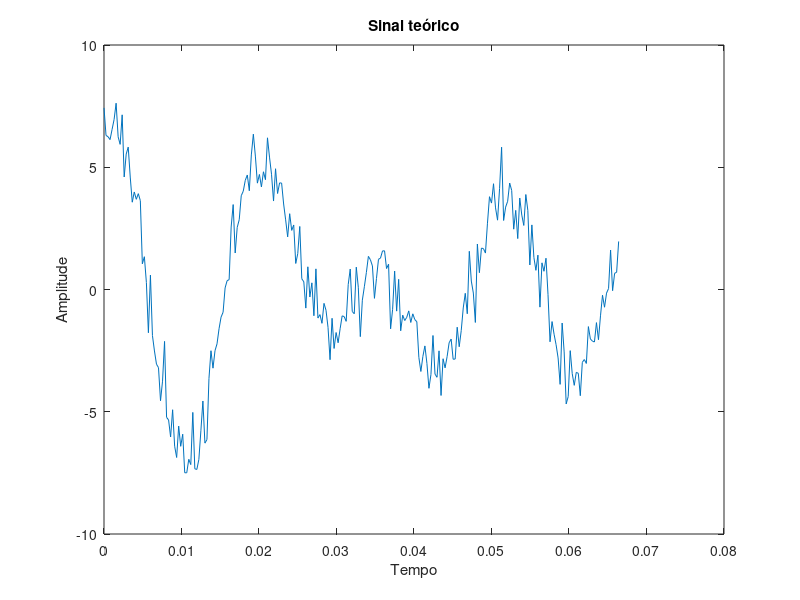
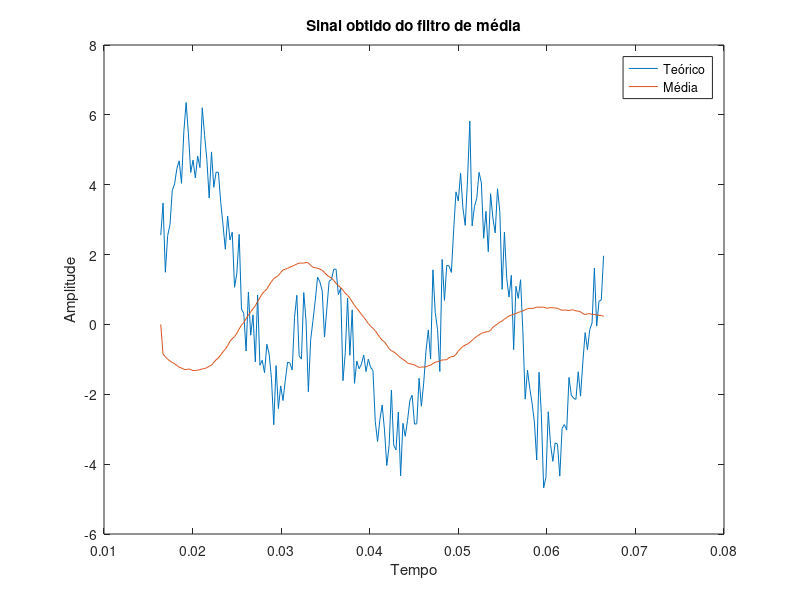
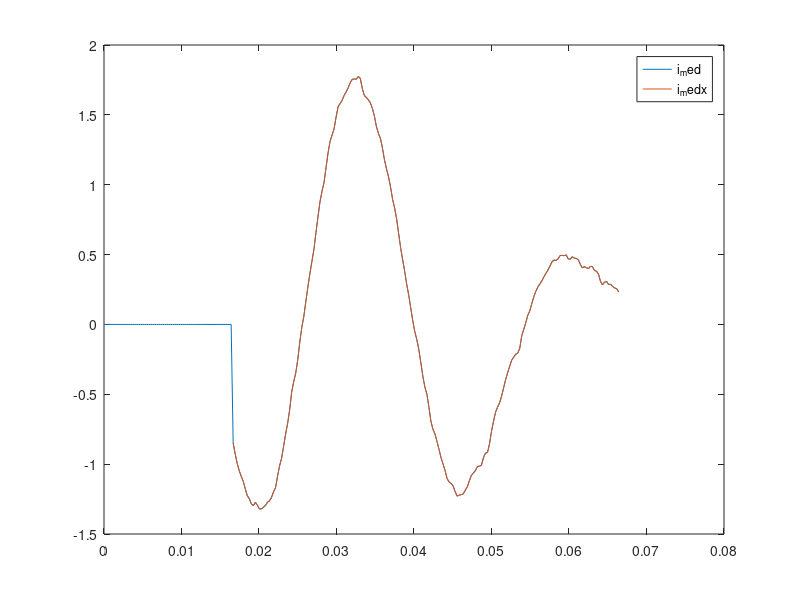

MATLAB code for these plots, in order: (Note: this script raises an error after producing the figures.)
clear all
close all
clc

%      Exemplo de sinal teórico para aplicação da análise Prony:
%
% o sinal é composto por uma componente de frequência fundamental, uma com-
% ponente CC de decaimento exponencial e duas componentes de frequência
% sub-síncronas. O sinal é adicionado de ruído com distribuição uniforma
% com média 0 e desvio padrão de 1% da freq. fundamental e 2 - 20
% harmônicos com 5% de THD

N = 64;
f = 60;
fs = N*f;
w1 = 2*pi*f;

t = 0:1/fs:4/f-1/fs;

A1      = 3;
B_DDOC  = 0.23;
B_SSFC1 = 4.4;
B_SSFC2 = 8;

teta1      = -47*pi/180;
teta_SSFC1 = 142*pi/180;
teta_SSFC2 = -17*pi/180;

f_SSFC1 = 30;
f_SSFC2 = 42;

tau_0 = -0.04;
tau_SSFC1 = -0.024;
tau_SSFC2 = -0.02;

std_f1 = 0.01*60; % Desvio padrão de 1% de 60 Hz

comp_fund  = A1*cos(w1*t + teta1);

comp_DDOC  = B_DDOC*exp(t/tau_0);

comp_SSFC1 = B_SSFC1.*exp(t/tau_SSFC1).*cos(2*pi*f_SSFC1*t + teta_SSFC1);

comp_SSFC2 = B_SSFC2.*exp(t/tau_SSFC2).*cos(2*pi*f_SSFC2*t + teta_SSFC2);

noise = sqrt(std_f1)*randn(size(t));

i = comp_fund + comp_DDOC + comp_SSFC1 + comp_SSFC2 + noise;

% Harmônicas de 2ª até 20ª componentes com THD de 5%
for k = 2:20
    i = i + 0.034*cos(k*w1*t);
end

figure(1)
plot(t,i)
title('Sinal teórico')
xlabel('Tempo')
ylabel('Amplitude')


% Passando o filtro de média e descartando já o primeiro ciclo após a falta

i_med = zeros(1,length(t));

for n = N+1:length(t)
    for k = 1:N
        i_med(n) = i_med(n) + i(n-k);
    end
    i_med(n) = (1/N)*i_med(n) + (i(n)+i(n-N+1))/(2*N);
end

figure(2)
plot(t(N:length(t)),i(N:length(t)),t(N:length(t)),i_med(N:length(t)))
title('Sinal obtido do filtro de média')
xlabel('Tempo')
ylabel('Amplitude')
legend('Teórico','Média')


ini = N+1;
fim = length(t);
tx  = t(ini:fim)-t(ini);

i_medx = i_med(ini:fim);

figure(3)
plot(t,i_med,tx+(N)/fs,i_medx),legend('i_med','i_medx')


% [xData, yData] = prepareCurveData( tx, i_medx );
% 
% % Set up fittype and options.
% ft = fittype( 'fourier6' );
% opts = fitoptions( 'Method', 'NonlinearLeastSquares' );
% opts.Display = 'Off';
% opts.Normalize = 'on';
% opts.StartPoint = [0 0 0 0 0 0 0 0 0 0 0 0 0 1.21864237941788];
% 
% % Fit model to data.
% [fitresult, gof] = fit( xData, yData, ft, opts );
% 
% % Plot fit with data.
% figure( 'Name', 'Sinal teórico' );
% h = plot( fitresult, xData, yData );
% legend( h, 'i_medx vs. tx', 'Sinal teórico', 'Location', 'NorthEast', 'Interpreter', 'none' );
% % Label axes
% xlabel( 'tx', 'Interpreter', 'none' );
% ylabel( 'i_medx', 'Interpreter', 'none' );
% 
% figure(4)
% plot(t,i_med,tx+(N)/fs,i_medx,xData+(N)/fs,yData),legend('i_med','i_medx','Fit')


% Definição do sinal transitório
% i_medx_fit(1:N) = 0;
% i_medx_fit(N+1:length(t)) = yData;
% 
% figure(5)
% plot(t,i_med,t,i_medx_fit),legend('i_med','Sinal fit')



% Aplicação prony

test_data = i_medx;
test_time = tx;
N_order = 90; % ordem
SUB_N = 10;
criteria_val = 1;

test_t_increment=tx(2)-tx(1);
fs=1/test_t_increment; % Sampling frequency

[inumz,idenz]=prony(test_data,N_order,N_order);

% Compute and plot the impulse response of the Prony approximating system
[iapp,tapp]=impz(inumz,idenz,length(test_time),fs);
% [r,p,k]=residuez(inumz,idenz);
% a_list=r(:);
% spoles=log(p(:))*fs;
% tau_list=1./real(spoles);
% omega_list=imag(spoles);
% 
% n_size=size(test_time,1); 
% n=0:1:n_size;
% for ct=1:N_order
%     energy(ct)=abs(a_list(ct)^2)*(sum(abs(p(ct).^n).^2));
% end
% if (criteria_val==1)
%     [Mag, ISort]=sort(abs(a_list));
% else
%     [En,ISort]=sort(energy);
% end
% ISort=ISort(end:-1:1);
% FULL_IND=[ISort(:)]' ;
% ai=zeros(size(test_time));
% SUB_IND=FULL_IND(1:SUB_N);
% for i=SUB_IND
%    ai=ai+a_list(i)*exp(spoles(i)*tapp);
% end
% ai=real(ai);
% % Remove bug, PA should be same if modes are equal to model order
% if(SUB_N==N_order)
%     ai(1)=iapp(1);
% end
% % Update the SUB_N for prony fit when no. of modes is not specified
% if(SUB_N==0)
%     SUB_IND=FULL_IND;
% end
% 
figure(6)
plot(tapp,iapp,tx,i_medx),legend('Prony','I_med')



%% VE SE ISSO PRESTA

x=test_data.';
p=192/2;
Ts= test_time(end)-test_time(end-1);
[Amp,alfa, freq, theta] = polynomial_method(x,p,Ts,'tls')

[freq, ix] = sort(freq);
Amp = Amp(ix);
alfa = alfa(ix);
theta = theta(ix);

% maximum number of components (positive frequencies)
MAX_COMP = length(find(freq>=0));

ii = find(freq<0,1,'last');


Ncomp = MAX_COMP;


% get the higher positive frequency (fcut) and filter from its
% negative value (-fcut) to the positive one (fcut)

fcut = freq(ii+Ncomp); % fcut from 0Hz to selected component number
ix = find(freq>=-fcut & freq<=fcut);

comp = length(ix); % number of components used to recover the signal

% filtering step
freq_ = freq(ix);
Amp_ = Amp(ix);
alfa_ = alfa(ix);
theta_ = theta(ix);

% recovering temporal filtered signal

N=length(x);

n = 0:N-1;
n = repmat(n, [comp 1]);
k = exp(repmat(alfa_, [1 N]).*n*Ts);

k(isinf(k))=realmax*sign(k(isinf(k)));

Y = transpose(repmat(Amp_,[1 N]).*k)*...
cos(2*pi*Ts*repmat(freq_, [1 N]).*n + repmat(theta_,[1 N]));

yy = diag(Y);

figure(7);clf
plot(tapp,yy,'-o');hold all
plot(tx,i_medx)
legend(sprintf('Prony order %d ',p), 'Imed')